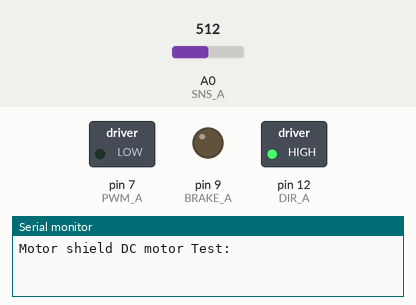
Recording of a sketch running on a simulated Arduino Uno, built with avr-gcc and run on an emulated ATmega328P. Parts: switched loads named in the sketch (green lamp = pin HIGH), output pins drawn as LEDs (lit = HIGH), the last lines printed to the serial monitor. The inputs (shaded band) are chosen by the test bench; at power-on: A0 (SNS_A) = 512. At 6.1 s the program stops and its outputs stay as they are.

Above: at 0.1 s.
At 2.1 s:
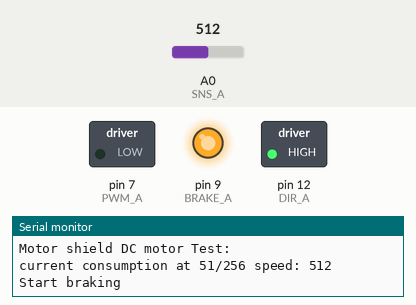
At 4.1 s:
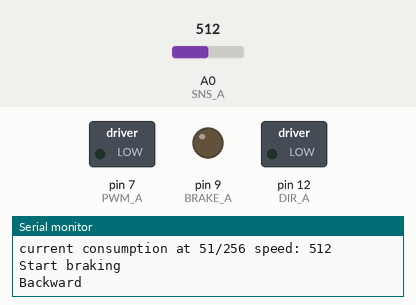
Timing chart, 0 to 5.6 s (numbered marks = the images above):
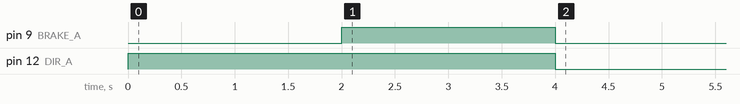

The sketch:

myMotorControl.ino
```cpp
// Includes
#if (ARDUINO >= 100)
  #include <Arduino.h>
#else
  #include <WProgram.h>
#endif

const int
PWM_A   = 7,
DIR_A   = 12,
BRAKE_A = 9,
SNS_A   = A0;  // measure the current (voltage)


void setup() {

  pinMode(PWM_A, OUTPUT);
  pinMode(SNS_A, INPUT);
  // Configure the A output
  pinMode(BRAKE_A, OUTPUT);  // Brake pin on channel A
  pinMode(DIR_A, OUTPUT);    // Direction pin on channel A

  // Open Serial communication
  Serial.begin(9600);
  Serial.println("Motor shield DC motor Test:\n");
}

void loop() {

// Set the outputs to run the motor forward

  digitalWrite(BRAKE_A, LOW);  // setting brake LOW disable motor brake
  digitalWrite(DIR_A, HIGH);   // setting direction to HIGH the motor will spin forward

  analogWrite(PWM_A, 50);     // Set the speed of the motor to 50, 255 is the maximum value

  delay(2000);                 // hold the motor at full speed for 2 seconds
  Serial.print("current consumption at 51/256 speed: ");
  Serial.println(analogRead(SNS_A));

// Brake the motor

  Serial.println("Start braking\n");
  // raising the brake pin the motor will stop faster than the stop by inertia
  digitalWrite(BRAKE_A, HIGH);  // raise the brake
  delay(2000);

// Set the outputs to run the motor backward

  Serial.println("Backward");
  digitalWrite(BRAKE_A, LOW);  // setting againg the brake LOW to disable motor brake
  digitalWrite(DIR_A, LOW);    // now change the direction to backward setting LOW the DIR_A pin

  analogWrite(PWM_A, 50);     // Set the speed of the motor

  delay(2000);
  Serial.print("current consumption backward: ");
  Serial.println(analogRead(SNS_A));

  // now stop the motor by inertia, the motor will stop slower than with the brake function
  analogWrite(PWM_A, 0);       // turn off power to the motor

  Serial.print("current brake: ");
  Serial.println(analogRead(SNS_A));
  Serial.println("End of the motor shield test with DC motors. Thank you!");


  while(1);
}
```

Measured:
- by itself, pin 9 (BRAKE_A): LOW → HIGH at 2.0 s, → LOW 2.0 s later
- by itself, pin 12 (DIR_A): LOW → HIGH at 0.00 s, → LOW 4.0 s later
